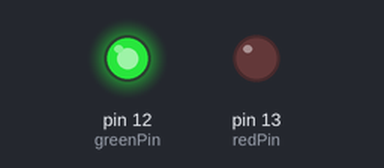
Recording of a sketch running on a simulated Arduino Uno, built with avr-gcc and run on an emulated ATmega328P. Parts: output pins drawn as LEDs (lit = HIGH).

Above: at 5.0 s.
At 11.0 s:
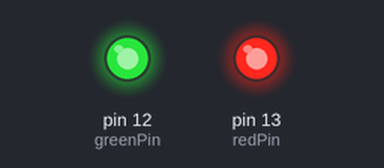
At 17.0 s:
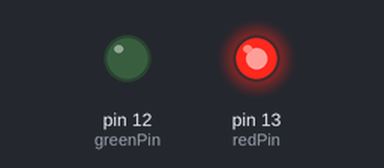
Timing chart, 0 to 28.6 s (numbered marks = the images above):
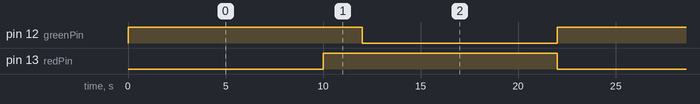

Measured:
- by itself, pin 12 (greenPin), pin 13 (redPin): alternates HIGH for 12.0 s and LOW for 10.0 s
- by itself, everything shown: repeats every 22.0 s, in 4 steps

The sketch:

SemaforoParaVeiculos.ino
```cpp
int redPin = 13;
int greenPin = 12;

void setup() {
  pinMode(redPin, OUTPUT);
  pinMode(greenPin, OUTPUT);
}

void loop() {
  // Luz verde acesa (Permissão para seguir)
  digitalWrite(greenPin, HIGH);
  digitalWrite(redPin, LOW);
  delay(10000);  // 10 segundos
  digitalWrite(greenPin, LOW);

  // Luz amarela acesa (Atenção)
  digitalWrite(redPin, HIGH);
  digitalWrite(greenPin, HIGH);  // Verde + Vermelho = Amarelo
  delay(2000);  // 2 segundos
  digitalWrite(redPin, LOW);
  digitalWrite(greenPin, LOW);

  // Luz vermelha acesa (Pare)
  digitalWrite(redPin, HIGH);
  delay(10000);  // 10 segundos
  digitalWrite(redPin, LOW);
}
```
